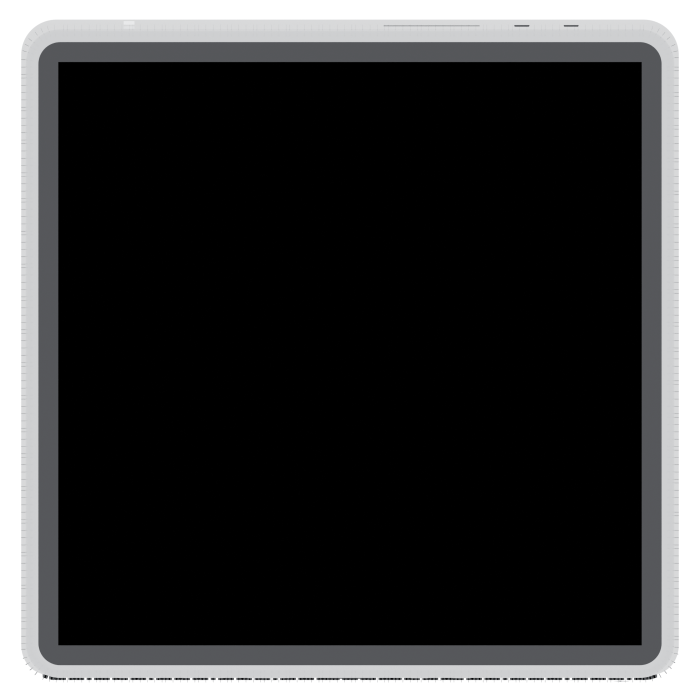
#> input picture renders/ortho/bottom.png, 1400 x 1400 px, given in place of apple_hw_back.jpg, which was not available (shown at 1/2 size)
$ python probe_band_column.py
#> lines starting #> are read from the running program, lines starting #| are printed output that depends on the picture; after the words box and inside, x2 and y2 are one past the last pixel; in counts of white or black regions, pixels touching at a corner belong together; pictures that were not available may be replaced by others from this repository, and a replacement may not be noted
### tools/compare_render.py
#!/usr/bin/env python3
"""Offline renderer + comparison harness for the Mac Studio model.

Why this exists
---------------
Blender cannot start in this environment: it crashes inside Metal's GPU backend
detection before any Python runs, so `build_mac_studio.py` cannot be executed
here. Rather than verify the model by reading the code back, this renders the
model's geometry directly from the SAME spec module the Blender build imports
(blender/mac_studio_spec.py) and lays it beside Apple's photograph.

That is a stronger check than eyeballing a Cycles render anyway: both images
are reduced to a common chassis box, so anything that differs is a real
difference in the model rather than a framing or lens difference.

Method
------
Signed-distance-field ray march, orthographic, one view per elevation. The
perforations are not marched — at a 1.57 mm pitch there are ~3,300 holes on the
rear field alone and marching them is hopeless. Instead the recessed floor is
detected from the hit point and the regular lattice is evaluated in 2-D at the
hit, which is what the eye actually reads.

Usage:
    python3 tools/compare_render.py front rear
    python3 tools/compare_render.py all
"""
import math
import os
import sys
import time

import numpy as np
from PIL import Image

HERE = os.path.dirname(os.path.abspath(__file__))
ROOT = os.path.abspath(os.path.join(HERE, ".."))
sys.path.insert(0, os.path.join(ROOT, "blender"))

import mac_studio_spec as S   # noqa: E402

REF = os.path.join(ROOT, "reference")
OUT = os.path.join(ROOT, "renders", "compare")

F = np.float32


# ------------------------------------------------------------------ SDF utils
# [18 lines left out: functions sd_round_rect2, sd_box, not called in this run]


def sd_round_box(p, b, r):
    return sd_box(p, np.array(b, dtype=np.float64) - r) - r


# [4 lines left out: function smax, not called in this run]


def smin(a, b, k):
    h = np.clip(0.5 + 0.5 * (b - a) / k, 0.0, 1.0)
    return b + (a - b) * h + k * h * (1.0 - h)


# ------------------------------------------------------------------ the model
# [628 lines left out: functions sdf_body, sdf_ac_inlet, sdf_shell, sdf_feet, sdf_internals, march and 12 more, not called in this run]


# --------------------------------------------------------------------- views
VIEWS = {
    # name: (ray direction, image right axis, image up axis, ref image)
    "front": (np.array([0.0, 1.0, 0.0]), np.array([1.0, 0.0, 0.0]),
              np.array([0.0, 0.0, 1.0]), "apple_static_front.jpg"),
    "rear": (np.array([0.0, -1.0, 0.0]), np.array([-1.0, 0.0, 0.0]),
             np.array([0.0, 0.0, 1.0]), "apple_hw_back.jpg"),
    "side": (np.array([1.0, 0.0, 0.0]), np.array([0.0, 1.0, 0.0]),
             np.array([0.0, 0.0, 1.0]), None),
    "top": (np.array([0.0, 0.0, -1.0]), np.array([1.0, 0.0, 0.0]),
            np.array([0.0, 1.0, 0.0]), None),
    "bottom": (np.array([0.0, 0.0, 1.0]), np.array([1.0, 0.0, 0.0]),
               np.array([0.0, -1.0, 0.0]), None),
}


# [94 lines left out: functions render, model_chassis_box, not called in this run]


def to_pil(arr):
    return Image.fromarray((arr * 255).astype(np.uint8))


# ---------------------------------------------------------------- comparison
def chassis_box(g):
    """Chassis box in pixels: width detected, height DERIVED from 197:95.

    The height used to be taken from `g < 244`, which runs past the bottom of
    the machine into the contact shadow. On both Apple shots that overshoots by
    1.2-1.3 mm, 1.3% of the height, and because the model side is cropped from a
    synthetic render whose silhouette ends exactly at the chassis, the two
    images were being compared at different vertical scales - the region report
    was reading a different physical millimetre out of each side, up to 1.3 mm
    apart, which is wider than the 0.9 mm acceptance tolerance this project
    works to. Apple publishes 197 x 197 x 95 mm, so the pixel box has a known
    aspect and the height follows from the width.
    """
    def span(mask, axis):
        prof = mask.sum(axis=axis)
        idx = np.nonzero(prof > 0.02 * prof.max())[0]
        return int(idx[0]), int(idx[-1])
    x0, x1 = span(g < 238.0, 0)
    y0, _ = span(g < 244.0, 1)     # FIRST row, not the last
    width = x1 - x0 + 1
    height = int(round(width * 95.0 / 197.0))
    return x0, y0, x0 + width - 1, y0 + height - 1


def normalise_ref(path, out_h=520):
    """Crop an Apple photo to its chassis box and resample to a common size."""
    im = Image.open(path).convert("RGB")
    g = np.asarray(im.convert("L"), dtype=np.float32)
    x0, y0, x1, y1 = chassis_box(g)
    crop = im.crop((x0, y0, x1 + 1, y1 + 1))
    w, h = crop.size
    out_w = int(round(out_h * w / h))
    return crop.resize((out_w, out_h), Image.LANCZOS)


# [19 lines left out: functions overlay, _panel_level, not called in this run]


def otsu(values, bins=256):
    """Otsu's threshold AND its separability, as (threshold, eta).

    The dark-share measurement has to be exposure-invariant, and every fixed
    or globally-scaled threshold fails at that. A fixed cut is defeated by a
    difference in lighting between a synthetic render and a JPEG; a threshold
    scaled to the whole image's own brightness is defeated by the rear field
    itself, which covers 46% of the panel and drags any global statistic down
    with it until the field stops registering as perforated at all.

    Splitting each REGION on its own two modes sidesteps both. Inside the
    perforated field the histogram is genuinely bimodal - hole and groove floor
    - and Otsu finds the boundary between them in a synthetic render and in a
    photograph alike, whatever either one's absolute exposure happens to be.
    The number it yields is the physical open area, which is what the model
    and the photograph can actually be compared on.

    eta is Otsu's own between-class variance normalised by the total variance.
    It is what makes the result checkable: Otsu returns a threshold for EVERY
    histogram, including a perfectly unimodal one, where the "best" split is an
    arbitrary quantile and the dark share it produces is pure noise. A strip of
    bare aluminium 79-86 mm below the top edge, for example, has mean 0.758 with
    range 0.604-0.914 and no dark structure at all - Otsu still splits it at
    0.791 and reports 80% of it as "dark". That is not a modelling difference, it
    is the metric lying. eta separates the two cases: a real perforation field
    scores above ~0.5, a lit panel with a lighting gradient scores far below, and
    a low-eta strip has to be excluded from the comparison instead of compared.
    """
    v = np.asarray(values, dtype=np.float64).ravel()
    if v.size == 0:
        return 0.0, 0.0
    hist, edges = np.histogram(v, bins=bins, range=(0.0, 1.0))
    hist = hist.astype(np.float64)
    total = hist.sum()
    if total == 0:
        return 0.0, 0.0
    centres = (edges[:-1] + edges[1:]) / 2.0
    w0 = np.cumsum(hist)
    w1 = total - w0
    csum = np.cumsum(hist * centres)
    m0 = csum / np.maximum(w0, 1e-9)
    mt = csum[-1] / total
    m1 = (mt * total - csum) / np.maximum(w1, 1e-9)
    # sigma^2_B from pixel COUNTS, normalised to a probability scale, and
    # sigma^2_T as the true mean squared deviation - the ratio is eta in [0,1].
    # Skipping either normalisation is what makes eta come out in the millions.
    var_b = w0 * w1 * (m0 - m1) ** 2 / (total * total)
    var_t = float(((v - v.mean()) ** 2).mean())
    k = int(np.argmax(var_b))
    eta = float(var_b[k] / var_t) if var_t > 1e-12 else 0.0
    return float(centres[k]), eta


# [170 lines left out: functions is_lighting_falloff, largest_blob_fraction, numeric_report, not called in this run]


CUT_PREFIX = "cut_"


# [241 lines left out: functions regions, web_runs, region_report, compare, main, not called in this run]


# [2 lines that do not run on import are left out]

### tools/probe_band_column.py
#!/usr/bin/env python3
"""Grey levels down one column through the base band, and the same in the model.

Prints the actual numbers so the threshold used to find the band's edges can be
chosen from evidence rather than from a guess that happened to work.
"""
import os
import sys

import numpy as np
from PIL import Image

HERE = os.path.dirname(os.path.abspath(__file__))
ROOT = os.path.abspath(os.path.join(HERE, ".."))
sys.path.insert(0, HERE)
from compare_render import normalise_ref, otsu, largest_blob_fraction, REF, OUT  # noqa

W_MM, H_MM = 197.0, 95.0


def column(name, g, sx, frac_x, lo, hi):
    h, w = g.shape
    c = int(round(frac_x / W_MM * w))
    print("\n--- %s : column at %.0f mm (px %d of %d) ---" % (name, frac_x, c, w))
    y0 = int(round(lo / sx))
    y1 = min(h, int(round(hi / sx)))
    col = g[y0:y1, c]
    print("  grey (x10) by mm from top:")
    for i in range(0, len(col), 2):
        mm = (y0 + i) * sx
        bar = "#" * int(col[i] * 30)
        print("   %5.1f  %4d  %s" % (mm, round(col[i] * 1000), bar))
    # local bimodality on the band rows only
    band = g[int(round(88.0 / sx)):int(round(94.0 / sx)), c]
    t, eta = otsu(band)
    print("  band rows 88-94 mm at this column: min %.3f max %.3f "
          "otsu %.3f eta %.2f" % (band.min(), band.max(), t, eta))
    return col


def main():
    img = normalise_ref(os.path.join(REF, "apple_hw_back.jpg"), 460)
#> in normalise_ref, `im = Image.open(path).convert("RGB")`:
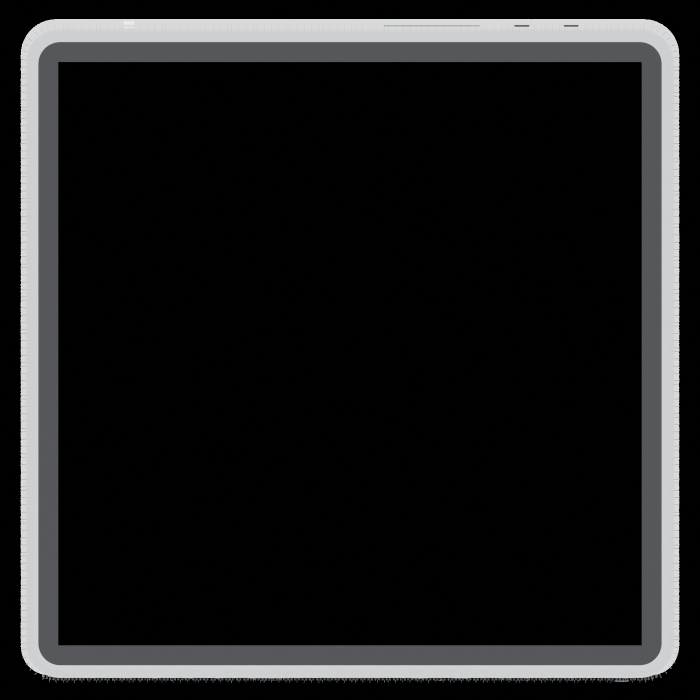
#> im: PIL image 1400x1400 RGB (shown at 1/2 size); mean R, G, B 27.8, 28.1, 28.5
#> in span, `prof = mask.sum(axis=axis)`: prof = 1400 values from 1400 to 1400
#> in span, `idx = np.nonzero(prof > 0.02 * prof.max())[0]`: idx = 1400 values from 0 to 1399
#> in chassis_box, `x0, x1 = span(g < 238.0, 0)`: x0 = 0; x1 = 1399
#> in chassis_box, `y0, _ = span(g < 244.0, 1)`: y0 = 0
#> in chassis_box, `width = x1 - x0 + 1`: width = 1400
#> in chassis_box, `height = int(round(width * 95.0 / 197.0))`: height = 675
#> in normalise_ref, `x0, y0, x1, y1 = chassis_box(g)`: x0 = 0; x1 = 1399; y1 = 674
#> in normalise_ref, `crop = im.crop((x0, y0, x1 + 1, y1 + 1))`:
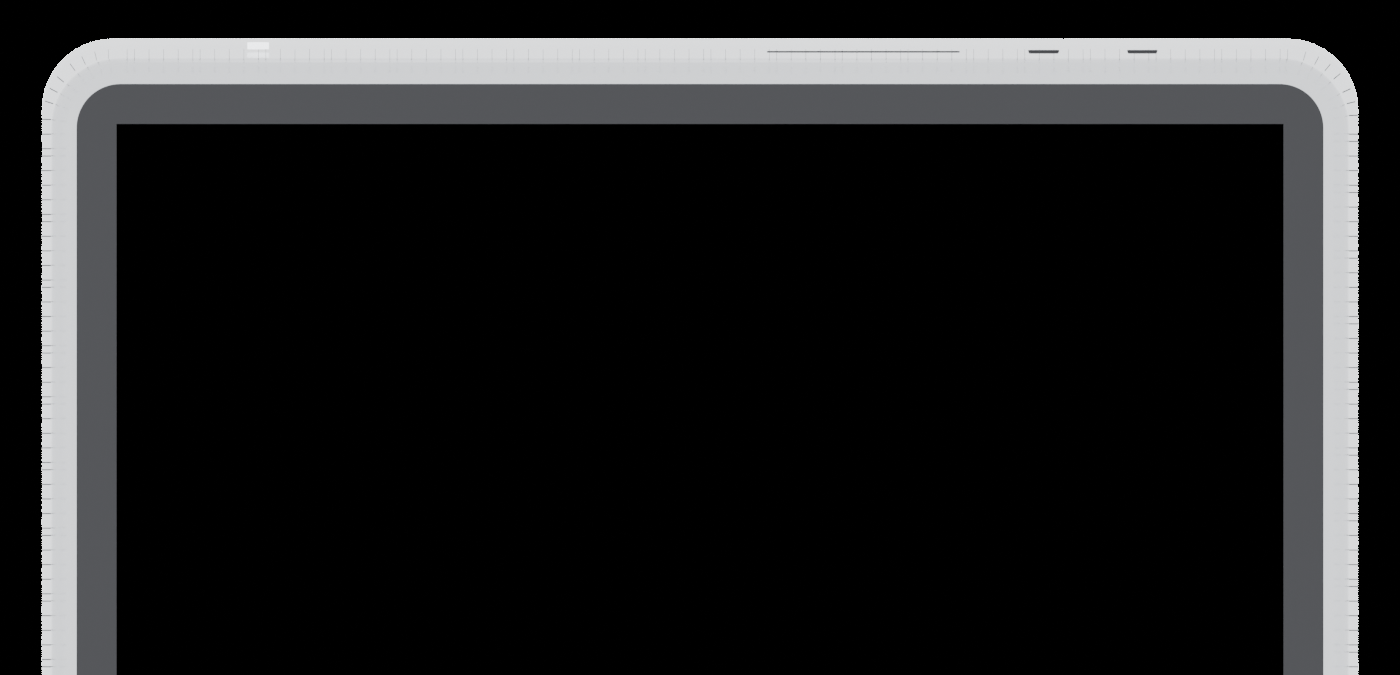
#> crop: PIL image 1400x675 RGB; mean R, G, B 30.9, 31.1, 31.6
    gr = np.asarray(img.convert("L"), dtype=np.float32) / 255.0
    sx = W_MM / gr.shape[1]
#> sx = 0.206
    column("REFERENCE", gr, sx, 98.5, 78.0, 95.0)
#| --- REFERENCE : column at 98 mm (px 477 of 954) ---
#> in column, `col = g[y0:y1, c]`: col = 82 values, max 0.00392 at index 10, min 0 at index 0, mean 0.00043
#> the loop in column, `for i in range(0, len(col), 2):` made 41 passes
#> (i, mm) on passes 3 to 14: (4, 78.88), (6, 79.3), (8, 79.71), (10, 80.12), (12, 80.53), (14, 80.95), (16, 81.36), (18, 81.77), (20, 82.19), (22, 82.6), (24, 83.01), (26, 83.43)
#> mm on passes 1 to 2: 78.06, 78.47
#|     78.1     0
#|     78.5     0
#|     78.9     0
#|     79.3     0
#|     79.7     0
#|     80.1     4
#|     80.5     0
#|     80.9     0
#> (further printed lines are left out)
#> in column, `band = g[int(round(88.0 / sx)):int(round(94.0 / sx)), c]`: band = 29 values, max 0.00392 at index 11, min 0 at index 0, mean 0.000541
#> in otsu, `v = np.asarray(values, dtype=np.float64).ravel()`: v has the same summary as band in column
#> in otsu, `hist, edges = np.histogram(v, bins=bins, range=(0.0, 1.0))`: hist = 256 values, max 25 at index 0, min 0 at index 2, mean 0.113; edges = 257 values from 0 to 1
#> in otsu, `total = hist.sum()`: total = 29
#> in otsu, `centres = (edges[:-1] + edges[1:]) / 2.0`: centres = 256 values from 0.00195 to 0.998
#> in otsu, `w0 = np.cumsum(hist)`: w0 = 256 values from 25 to 29
#> in otsu, `w1 = total - w0`: w1 = 256 values, max 4 at index 0, min 0 at index 1, mean 0.0156
#> in otsu, `csum = np.cumsum(hist * centres)`: csum = 256 values from 0.0488 to 0.0723
#> in otsu, `m0 = csum / np.maximum(w0, 1e-9)`: m0 = 256 values from 0.00195 to 0.00249
#> in otsu, `mt = csum[-1] / total`: mt = 0.00249
#> in otsu, `m1 = (mt * total - csum) / np.maximum(w1, 1e-9)`: m1 = 256 values, max 0.00586 at index 0, min 0 at index 1, mean 2.29e-05
#> in otsu, `var_b = w0 * w1 * (m0 - m1) ** 2 / (total * total)`: var_b = 256 values, max 1.81e-06 at index 0, min 0 at index 1, mean 7.09e-09
#> in otsu, `var_t = float(((v - v.mean()) ** 2).mean())`: var_t = 1.83e-06
#> in otsu, `k = int(np.argmax(var_b))`: k = 0
#> in otsu, `eta = float(var_b[k] / var_t) if var_t > 1e-12 else 0.0`: eta = 0.992
#> in column, `t, eta = otsu(band)`: t = 0.00195; eta = 0.992
#|   band rows 88-94 mm at this column: min 0.000 max 0.004 otsu 0.002 eta 0.99

    p = os.path.join(OUT, "rear_model.png")
    if os.path.exists(p):
        gm = np.asarray(Image.open(p).convert("L"), dtype=np.float32) / 255.0
        sxm = W_MM / gm.shape[1]
        column("MODEL", gm, sxm, 98.5, 78.0, 95.0)

    # and a zoomed view of the band in both
    zooms = [("ref", gr, sx)]
    if os.path.exists(p):
        gm2 = np.asarray(Image.open(p).convert("L"), dtype=np.float32) / 255.0
        zooms.append(("model", gm2, W_MM / gm2.shape[1]))
    for tag, arr, sc in zooms:
        h, w = arr.shape
        y0 = int(round(85.0 / sc))
        y1 = min(h, int(round(95.0 / sc)))
        strip = arr[y0:y1, int(0.25 * w):int(0.75 * w)]
        img2 = Image.fromarray((np.clip(strip, 0, 1) * 255).astype(np.uint8))
        img2 = img2.resize((img2.size[0] * 3, img2.size[1] * 3), Image.NEAREST)
        q = os.path.join(OUT, "bandzoom_%s.png" % tag)
        img2.save(q)
        print("\nwrote %s %s (85-95 mm, middle half of width, 3x)" % (q, img2.size))
#> this loop made 1 pass
#> (tag, sc, h, w, y0, y1) on pass 1: ('ref', 0.206, 460, 954, 412, 460)
#| wrote renders/compare/bandzoom_ref.png (1431, 144) (85-95 mm, middle half of width, 3x)
#> pass 1, in main, `strip = arr[y0:y1, int(0.25 * w):int(0.75 * w)]`:
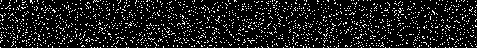
#> strip: shape (48, 477) float32; values 0 (black) and 0.00392 (white), 10.9% white in thin lines or dots
#> pass 1, in main, `img2 = img2.resize((img2.size[0] * 3, img2.size[1] * 3), Image.NEAREST)`:
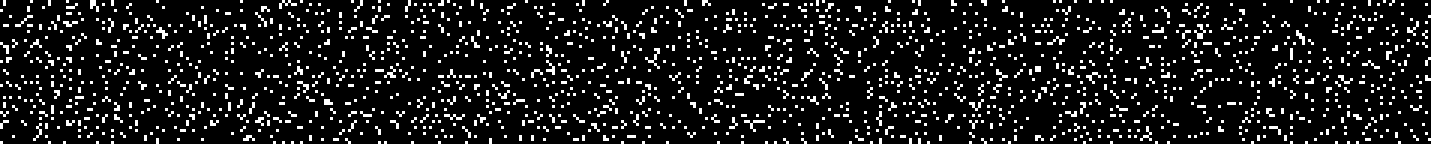
#> img2: PIL image 1431x144 L; values 0 (black) and 1 (white), 10.9% white; 1516 white regions (1283 under 20 px), largest, box (x1, y1, x2, y2) and area: (645, 48, 660, 69) 90, (1194, 24, 1206, 39) 81, (744, 120, 765, 132) 81


if __name__ == "__main__":
    main()
